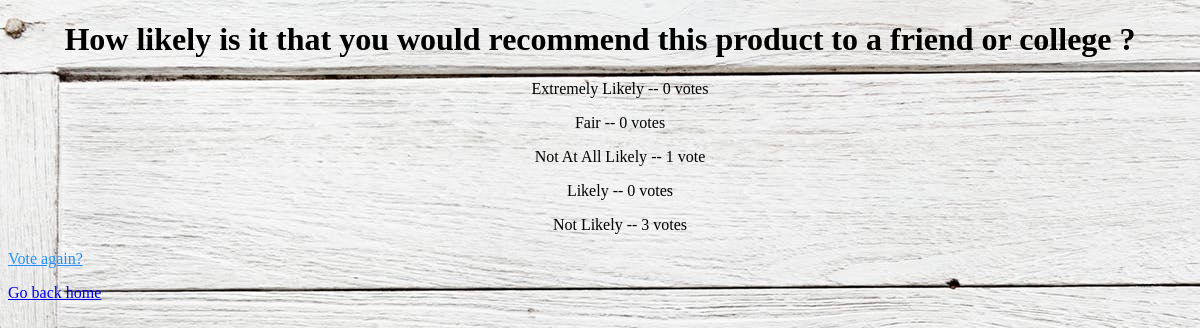
The page /polls/4/results/ on the database its author committed.
### polls/models.py (models this page shows, shortened)
class Question(models.Model):
    question_text = models.CharField(max_length=200)
    pub_date = models.DateTimeField('date published')

class Choice(models.Model):
    question = models.ForeignKey(Question, on_delete=models.CASCADE)
    choice_text = models.CharField(max_length=200)
    votes = models.IntegerField(default=0)

### polls/views.py (the view)
# urls.py: path('<int:pk>/results/', views.ResultsView.as_view(), name='results'),
class ResultsView(generic.DetailView):
    model = Question
    template_name = 'polls/results.html'

### polls/templates/polls/results.html (shortened to what this page needs)
<!DOCTYPE html>
<html>
{% load static %}
<link rel="stylesheet" type="text/css" href="{% static 'polls/style.css' %}" />
<h1 align="center">{{ question.question_text }}</h1>
<ul>
{% for choice in question.choice_set.all %}
    <p style="text-align:center">{{ choice.choice_text }} -- {{ choice.votes }} vote{{ choice.votes|pluralize }} </p>
{% endfor %}
</ul>
  <p>
<a href="{% url 'polls:detail' question.id %}" style="color:DodgerBlue">Vote again?</a>
  <p>
<a href="/polls">Go back home</a>
</html>

### polls/static/polls/style.css (style rules this page uses)
ul { text-align: center; }

### rows shown on the page
Question: question_text "How likely is it that you would recommend this product to a friend or college ?"
Choice: choice_text "Extremely Likely", votes "0"
Choice: choice_text "Fair", votes "0"
Choice: choice_text "Not At All Likely", votes "1"
Choice: choice_text "Likely", votes "0"
Choice: choice_text "Not Likely", votes "3"
